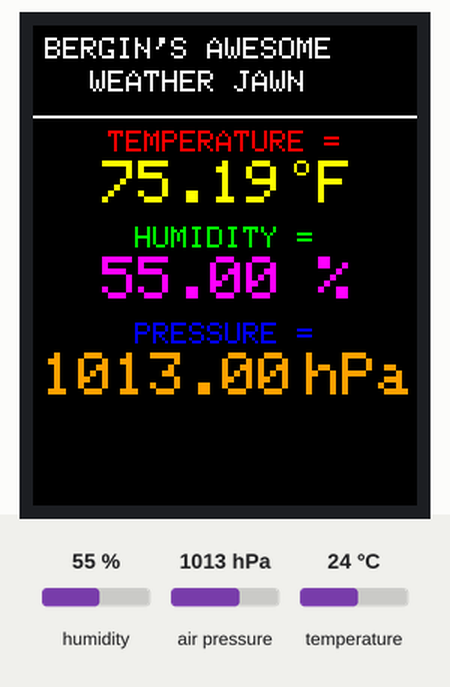
A sketch run on a simulated Arduino Uno, built with avr-gcc and run on an emulated ATmega328P. Shown: 128×160 colour display. The inputs (shaded band) are chosen by the test bench; at power-on: humidity 55 %, air pressure 1013 hPa, temperature 24 °C.

Above: at 1.3 s.
1.4 s: humidity set to 22 %
At 3.0 s:
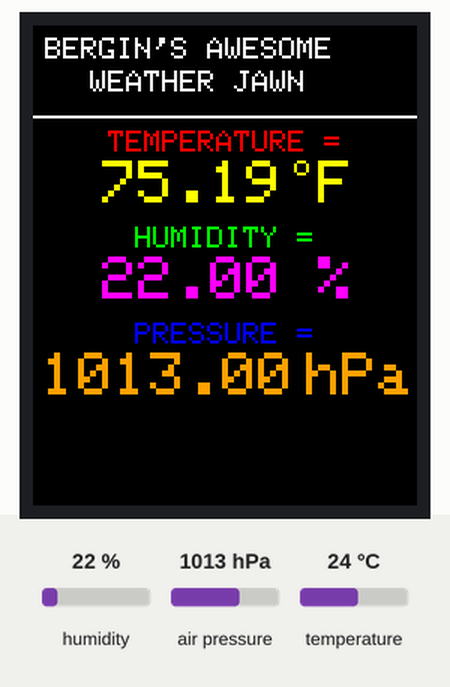
3.7 s: air pressure set to 952 hPa
At 5.4 s:
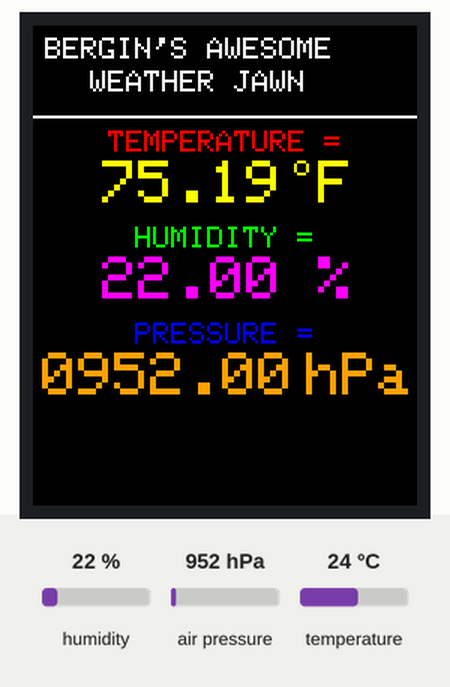
5.7 s: temperature set to 12 °C
At 6.6 s:
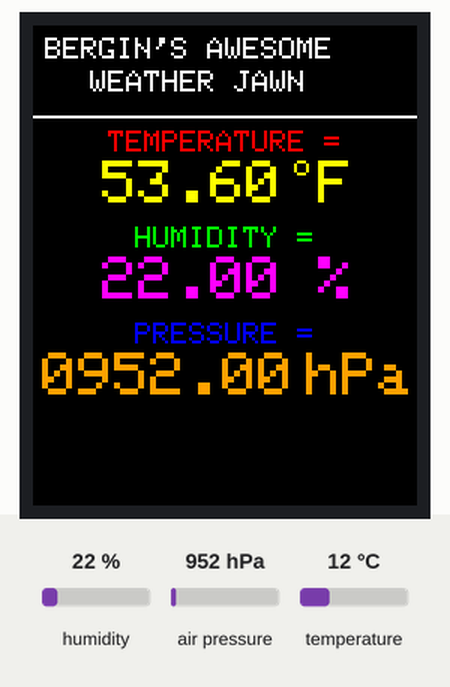
7.7 s: humidity set to 40 %
At 9.0 s:
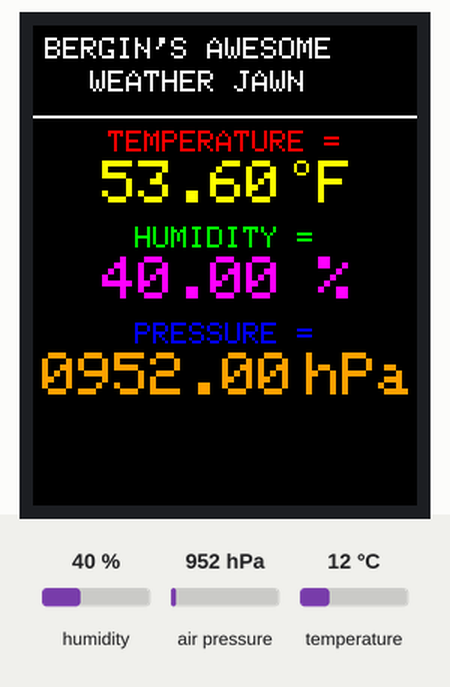
Timing chart, 0 to 10.7 s (numbered marks = the images above; inputs shaded):
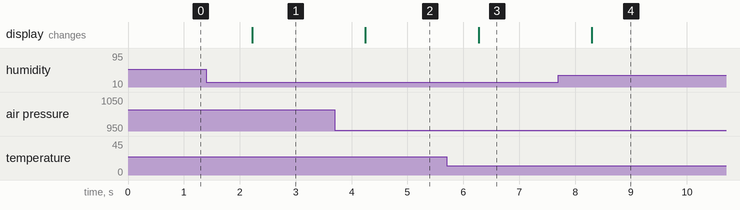

Measured:
- after the input at 1.4 s, the display: changes after 0.83 s (image 1)
- after the input at 3.7 s, the display: changes after 0.55 s (image 2)
- after the input at 5.7 s, the display: changes after 0.57 s (image 3)
- after the input at 7.7 s, the display: changes after 0.60 s (image 4)

The sketch:

ArduinoWeather.ino
```cpp
// (licence header left out)
#include <Adafruit_GFX.h>      // include Adafruit graphics library

#include <Adafruit_ST7735.h>   // include Adafruit ST7735 TFT library

#include <Adafruit_BME280.h>   // include Adafruit BME280 sensor library

#include <SPI.h>


#define TFT_CS     10

#define TFT_RST    -1  // you can also connect this to the Arduino reset

                      // in which case, set this #define pin to -1!

#define TFT_DC     8


// Color Definitions

#define RED 0xF800


// initialize ST7735 TFT library

Adafruit_ST7735 tft = Adafruit_ST7735(TFT_CS, TFT_DC, TFT_RST);


// define device I2C address: 0x76 or 0x77 (0x77 is library default address)

#define BME280_I2C_ADDRESS  0x77


Adafruit_BME280  bme280;  // initialize Adafruit BME280 library


void setup(void)

{

  tft.initR(INITR_BLACKTAB);     // initialize a ST7735S chip, black tab

  tft.fillScreen(ST7735_BLACK);  // fill screen with black color

  tft.drawFastHLine(0, 30,  tft.width(), ST7735_WHITE);   // draw horizontal white line at position (0, 30)


  tft.setTextColor(ST7735_WHITE, ST7735_BLACK);  // set text color to white and black background

  tft.setTextSize(1);                 // text size = 1

  tft.setCursor(4, 4);               // move cursor to position (4, 0) pixel

  tft.print("BERGIN'S AWESOME");

  tft.setCursor(19, 15);              // move cursor to position (19, 15) pixel

  tft.print("WEATHER JAWN");


  // initialize the BME280 sensor

  if( bme280.begin(BME280_I2C_ADDRESS) == 0 )

  {  // connection error or device address wrong!

    tft.setTextColor(ST7735_RED, ST7735_BLACK);   // set text color to red and black background

    tft.setTextSize(2);         // text size = 2

    tft.setCursor(5, 76);       // move cursor to position (5, 76) pixel

    tft.print("Connection");

    tft.setCursor(35, 100);     // move cursor to position (35, 100) pixel

    tft.print("Error");

    while(1);  // stay here

  }


  // tft.drawFastHLine(0, 76,  tft.width(), ST7735_WHITE);  // draw horizontal white line at position (0, 76)

  // tft.drawFastHLine(0, 122,  tft.width(), ST7735_WHITE);  // draw horizontal white line at position (0, 122)

  tft.setTextColor(ST7735_RED, ST7735_BLACK);     // set text color to red and black background

  //tft.setCursor(25, 39);              // move cursor to position (25, 39) pixel

  tft.setCursor(25, 35);

  tft.print("TEMPERATURE =");

  tft.setTextColor(ST7735_GREEN, ST7735_BLACK);  // set text color to cyan and black background

  //tft.setCursor(34, 85);              // move cursor to position (34, 85) pixel

  tft.setCursor(34, 67);

  tft.print("HUMIDITY =");

  tft.setTextColor(ST7735_BLUE, ST7735_BLACK);  // set text color to green and black background

// tft.setCursor(34, 131);              // move cursor to position (34, 131) pixel

  tft.setCursor(34, 99);

  tft.print("PRESSURE =");

  tft.setTextSize(2);                 // text size = 2


}


// main loop

void loop()

{

  char _buffer[8];

  // read temperature, humidity and pressure from the BME280 sensor


  float temp_c = bme280.readTemperature();    // get temperature in °C

  float temp = ((temp_c * 1.8) + 32);       //convert C to F

  float humi = bme280.readHumidity();       // get humidity in rH%

  float pres = bme280.readPressure();       // get pressure in Pa


  // print temperature (in °F)

  if(temp < 0)    // if temperature < 0

    sprintf( _buffer, "-%02u.%02u", (int)abs(temp), (int)(abs(temp) * 100) % 100 );

  else            // temperature >= 0

    sprintf( _buffer, " %02u.%02u", (int)temp, (int)(temp * 100) % 100 );

  tft.setTextColor(ST7735_YELLOW, ST7735_BLACK);  // set text color to yellow and black background

  //tft.setCursor(11, 54);

  tft.setCursor(11, 45);

  tft.print(_buffer);

//  tft.drawCircle(89, 56, 2, ST7735_YELLOW);  // print degree symbol ( ° )

//  tft.setCursor(95, 54);

tft.drawCircle(89, 47, 2, ST7735_YELLOW);  // print degree symbol ( ° )

  tft.setCursor(95, 45);

  tft.print("F");


  // 2: print humidity

  sprintf( _buffer, "%02u.%02u %%", (int)humi, (int)(humi * 100) % 100 );

  tft.setTextColor(ST7735_MAGENTA, ST7735_BLACK);  // set text color to magenta and black background

  //tft.setCursor(23, 100);

  tft.setCursor(23, 77);

  tft.print(_buffer);


  // 3: print pressure (in hPa)

  sprintf( _buffer, "%04u.%02u", (int)(pres/100), (int)((uint32_t)pres % 100) );

  tft.setTextColor(0xFD00, ST7735_BLACK);  // set text color to orange and black background

//  tft.setCursor(3, 146);

  tft.setCursor(3, 109);

  tft.print(_buffer);

  tft.setCursor(91, 109);

  tft.print("hPa");


  delay(1000);    // wait a second


}
```
